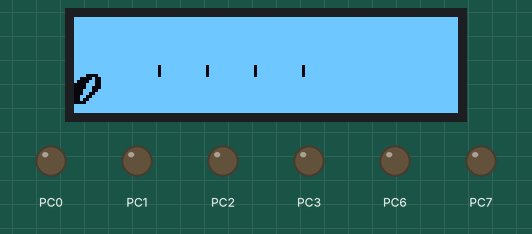
Recording of a program running on a simulated ATmega8, built with avr-gcc and emulated at 16 MHz. On the bench: 128×32 one-colour display, output pins drawn as LEDs (lit = HIGH). Wiring (inferred from the names in the program): SSD1306 OLED at I2C address 0x3C.

Above: at 0.1 s.
At 1.2 s:
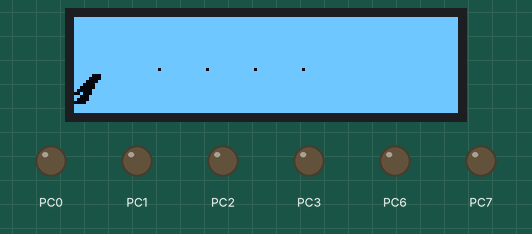
At 2.2 s:
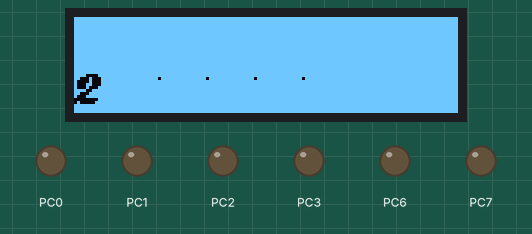
At 4.2 s:
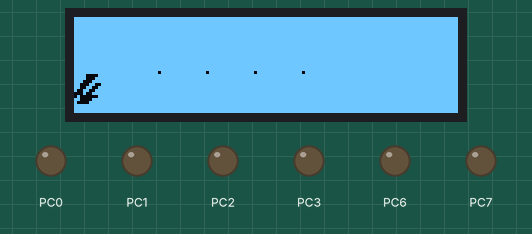
At 6.2 s:
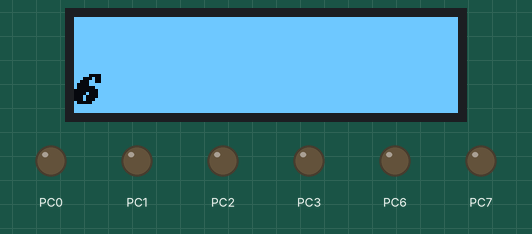
At 9.2 s:
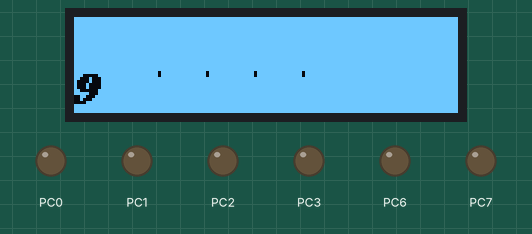

Measured:
- by itself, everything shown: repeats every 10.1 s, in 10 steps
- what the display in image 0 shows lasts 1.0 s, from 0.1 s to 1.1 s

The program:

main.c
```c
#define F_CPU 16000000UL
#define __PROG_TYPES_COMPAT__

#include <avr/io.h>
#include <util/delay.h>
#include <avr/pgmspace.h>
#define add 0x78


const prog_uchar font [][20] = {
{0x00, 0xC0, 0xE0, 0xF0, 0xF0, 0x38, 0x18, 0x88, 0xF8, 0xF0, 0x0F, 0x1F, 0x1F, 0x13, 0x18, 0x0C, 0x06, 0x03, 0x01, 0x00},
{0x00, 0x00, 0x00, 0x80, 0xC0, 0xE0, 0xF0, 0XF8, 0X38, 0X18, 0x02, 0x12, 0x1B, 0x1D, 0x1F, 0x0F, 0x03, 0x00, 0x00, 0x00},
{0x00, 0x00, 0xE0, 0xF0, 0xF0, 0x38, 0x88, 0xF8, 0xF8, 0x70, 0x10, 0x18, 0x0C, 0x1E, 0x1E, 0x1B, 0x19, 0x18, 0x08, 0x00},
{0x00, 0x00, 0x00, 0x70, 0x70, 0xB8, 0x88, 0xC8, 0x78 ,0x78, 0x0E, 0x1E, 0x16, 0x10, 0x18, 0x1C, 0x1F, 0x0F, 0x07, 0x00},
{0x00, 0x00, 0x00, 0xC0, 0xE0, 0x78, 0x38, 0x98, 0xC8, 0x40, 0x04, 0x06, 0x13, 0x1F, 0x1C, 0x1E, 0x0F, 0x05, 0x04, 0x00},
{0x00, 0x00, 0x00, 0xC0, 0xF0, 0xB8, 0x98, 0x98, 0x18, 0x08, 0x0C, 0x1C, 0x14, 0x10, 0x18, 0x1C, 0x1F, 0x0F, 0x07, 0x00},
{0x00, 0x00, 0xC0, 0xE0, 0xF0, 0xF0, 0x98, 0x88, 0x38, 0x38, 0x00, 0x0F, 0x1F, 0x1F, 0x13, 0x1D, 0x1F, 0x0F, 0x07, 0x00},
{0x00, 0x00, 0x00, 0x20, 0x38, 0x98, 0xD0, 0xF0, 0x30, 0x18, 0x00, 0x00, 0x38, 0x3E, 0x3F, 0x07, 0x01, 0x00, 0x00, 0x00},
{0x00, 0x00, 0x00, 0x70, 0xF0, 0xF8, 0xC8, 0xF8, 0x78, 0x30, 0x0E, 0x1F, 0x1F, 0x11, 0x11, 0x11, 0x1F, 0x0F, 0x07, 0x00},
{0x00, 0x00, 0xE0, 0xF0, 0xF8, 0x38, 0xC8, 0xF8, 0xF8, 0xF0, 0x0C, 0x1C, 0x1C, 0x11, 0x19, 0x0D, 0x0F, 0x07, 0x03, 0x00}
};


void write(uint8_t com)
{
	TWCR=0xA4;	//Send START
	while (!(TWCR & (1<<TWINT)));

	TWDR=add;	//slave address + R/W
	TWCR=0x84;
	while (!(TWCR & (1<<TWINT)));

	TWDR=0x00;	//command 모드
	TWCR=0x84;
	while (!(TWCR & (1<<TWINT)));

	TWDR=com;	//data 출력
	TWCR=0x84;
	while (!(TWCR & (1<<TWINT)));

	TWCR=0x94;	//Send STOP
}

void data_write(uint8_t data)
{
	TWCR=0xA4;	//Send START
	while (!(TWCR & (1<<TWINT)));

	TWDR=add;	//slave address + R/W
	TWCR=0x84;
	while (!(TWCR & (1<<TWINT)));

	TWDR=0x40;	//data 모드
	TWCR=0x84;
	while (!(TWCR & (1<<TWINT)));

	TWDR=data;	//data 출력
	TWCR=0x84;
	while (!(TWCR & (1<<TWINT)));

	TWCR=0x94;	//Send STOP
}


void draw_font(int x, int y, int ch)
{
	unsigned int i, j, k =0;
	unsigned int high, low;

	high = x / 16;
	low = x % 8;

	for(i=0; i<2; i++)
	{
		write(0xb0+i+y);
		write(0x00+low);
		write(0x18+high);
		write(0xA7);
		for(j=0; j < 10; j++)
		{
			data_write(pgm_read_byte(&font[ch][k++]));
		}
	}
}


void clear(void)
{
	unsigned int i, j;

	for(i=0; i<4; i++)
	{
		write(0xb0+i);
		write(0x00);
		write(0x10);
		for(j=0; j < 128; j++)
		{
			data_write(0x00);
		}
	}
}


void oled_init(void)
{
	write(0xAE);   //display off
	write(0x20); //Set Memory Addressing Mode
	write(0x10); //00,Horizontal Addressing Mode;01,Vertical Addressing Mode;10,Page Addressing Mode (RESET);11,Invalid
	write(0xb0); //Set Page Start Address for Page Addressing Mode,0-7
	write(0xc8); //Set COM Output Scan Direction
	write(0x00);//---set low column address
	write(0x10);//---set high column address
	write(0x40);//--set start line address

	write(0x81);//--set contrast control register*
	write(0xFF);

	write(0xa1);//--set segment re-map 0 to 127
	write(0xa6);//--set normal display
	write(0xa8);//--set multiplex ratio(1 to 64)
	write(0x1F);//
	write(0xa4);//0xa4,Output follows RAM content;0xa5,Output ignores RAM content
	write(0xd3);//-set display offset
	write(0x00);//-not offset
	write(0xd5);//--set display clock divide ratio/oscillator frequency
	write(0xf0);//--set divide ratio
	write(0xd9);//--set pre-charge period

	write(0x22); //
	write(0xda);//--set com pins hardware configuration
	write(0x02);
	write(0xdb);//--set vcomh

	write(0x20);//0x20,0.77xVcc
	write(0x8d);//--set DC-DC enable
	write(0x14);//
	write(0xaf);//--turn on oled panel
}

int main(void)
{
	DDRC = 0xFF;
	TWBR = 12;	//(CPU_Clock/SCL_Clock) - 16)/2 = TWBR*(4^TWPS)
	TWSR = 0x00;

	oled_init();
	_delay_ms(50);

	clear();

	while(1)
	{
		int k;

		for(k=0; k<10; k++)
		{
			draw_font(32,1,k);
			draw_font(48,1,k);
			draw_font(64,1,k);
			draw_font(80,1,k);
			_delay_ms(1000);
		}
	}
}
```
